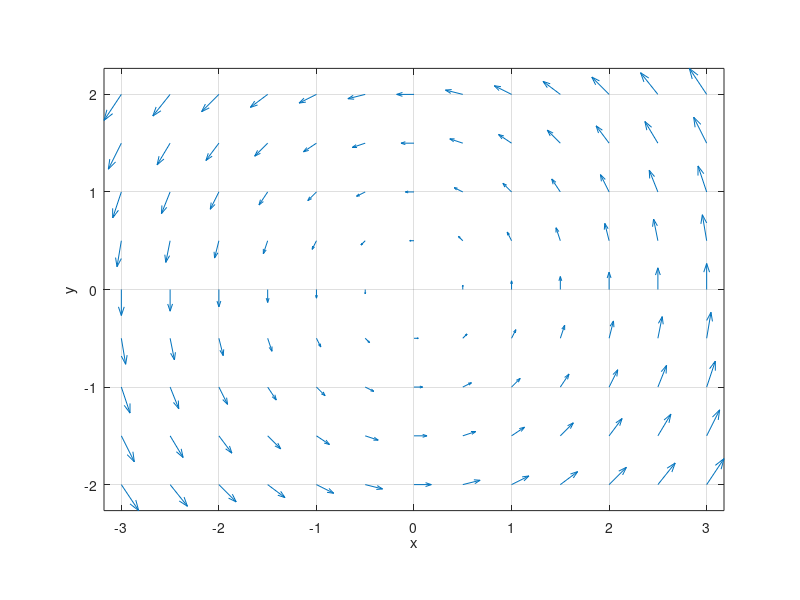

Recreate this plot in MATLAB.
% MATLAB initialisieren:
clear all; clc; format compact; format short g;

% Parameter:
x_0=-3; x_E=3; y_0=-2; y_E=2; N_x=13; N_y=9; scale=0.5; lw=2; fig=1;

% Funktion:
v=@(x,y){-y,x};

% Daten:
x_data=linspace(x_0,x_E,N_x);
y_data=linspace(y_0,y_E,N_y);
[x_grid,y_grid]=meshgrid(x_data,y_data);
v_grid=v(x_grid,y_grid);

% Plot:
figure(fig);
quiver(x_grid,y_grid,v_grid{1},v_grid{2},scale);
xlabel('x');ylabel('y');
grid on; axis('image')
